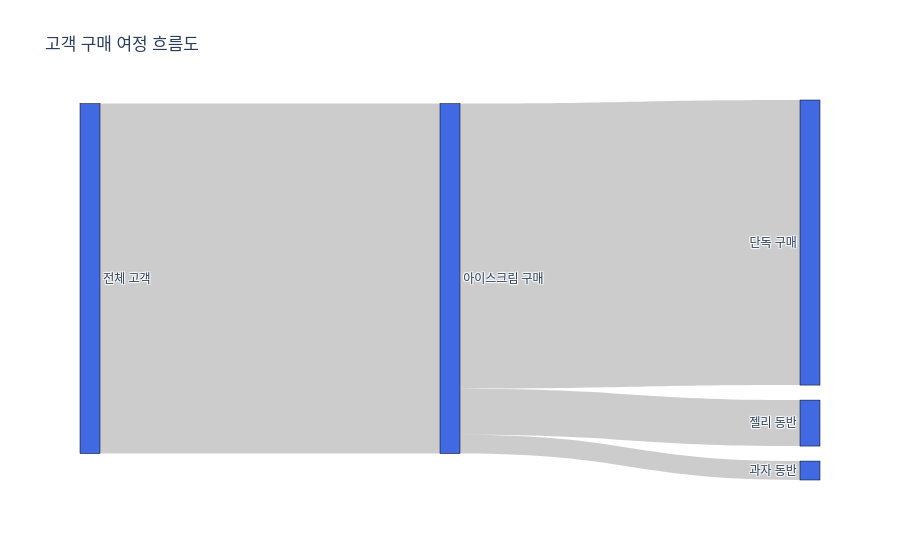

The code cell stored with this chart in its notebook:
### Code cell
import plotly.graph_objects as go


# 흐름을 한눈에! 생키 다이어그램 (Sankey Diagram) 고객이 들어와서 아이스크림을 고르고, 그중 몇 명이 젤리나 과자로 흘러가는지 **'흐름'**을 보여줍니다.
fig = go.Figure(data=[go.Sankey(
    node = dict(
      pad = 15, thickness = 20, line = dict(color = "black", width = 0.5),
      label = ["전체 고객", "아이스크림 구매", "젤리 동반", "과자 동반", "단독 구매"],
      color = "royalblue"
    ),
    link = dict(
      source = [0, 1, 1, 1], # 화살표 시작점
      target = [1, 2, 3, 4], # 화살표 도착점
      value = [total_count, jelly_cross_count, snack_cross_count, only_ice_count]
  ))])

fig.update_layout(title_text="고객 구매 여정 흐름도", font_size=12)
fig.show()

### Figure 1 — Plotly figure (JSON) as saved in the notebook; plotly's stock layout.template omitted (floating-point values rounded to 4 significant figures)
{"data": [{"link": {"source": [0, 1, 1, 1], "target": [1, 2, 3, 4], "value": [9226, 1212, 499, 7515]}, "node": {"color": "royalblue", "label": ["전체 고객", "아이스크림 구매", "젤리 동반", "과자 동반", "단독 구매"], "line": {"color": "black", "width": 0.5}, "pad": 15, "thickness": 20}, "type": "sankey"}], "layout": {"font": {"size": 12}, "title": {"text": "고객 구매 여정 흐름도"}}}
